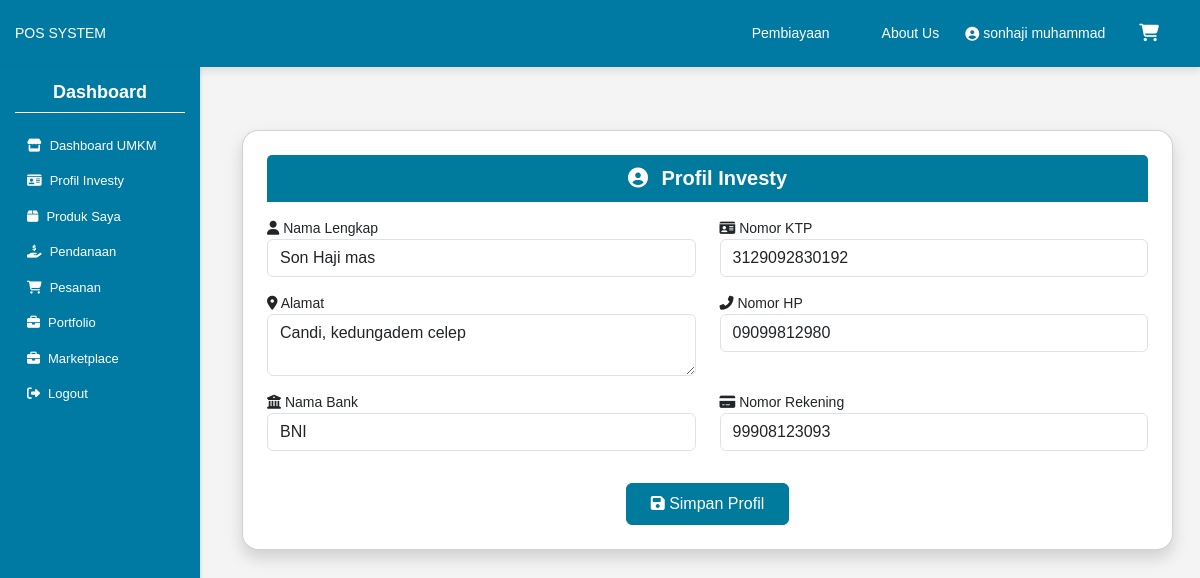
Screenshot of /profil-investy (signed in) with the database file from the repository.
### tables this page shows
CREATE TABLE investy_profiles (
    id INTEGER PRIMARY KEY AUTOINCREMENT,
    user_id INTEGER NOT NULL,
    nama_lengkap TEXT NOT NULL,
    nomor_ktp TEXT NOT NULL,
    nama_bank TEXT NOT NULL,
    nomor_rekening TEXT NOT NULL,
    status_rekening TEXT DEFAULT 'simulasi',  -- nanti bisa 'midtrans'
    created_at DATETIME DEFAULT CURRENT_TIMESTAMP, alamat TEXT, nomor_hp TEXT,
    FOREIGN KEY (user_id) REFERENCES users(id)
);

### hello.py (the view, shortened to what this page needs)
@app.route('/profil-investy', methods=['GET', 'POST'])
def profil_investy():
    user_id = session.get('user_id')
    if not user_id:
        flash("Session pengguna tidak ditemukan. Silakan login ulang.", "danger")
        return redirect(url_for('login'))
    conn = get_db_connection()
    cursor = conn.cursor()
    try:
        profil = cursor.execute('SELECT * FROM investy_profiles WHERE user_id = ?', (user_id,)).fetchone()
        return render_template('profil_investy.html', profil=profil)
    finally:
        conn.close()

### database.py (called while the page is built)
def get_db_connection():
    conn = sqlite3.connect(DATABASE_NAME)
    conn.row_factory = sqlite3.Row  # Mengembalikan hasil dalam bentuk dictionary
    return conn

### templates/profil_investy.html (shortened to what this page needs)
{% extends 'dashboard.html' %}
{% block content %}
<body>
<div class="container mt-5">
    <div class="card shadow rounded-4 p-4">
        <div class="card-header bg-primary text-white text-center fw-bold fs-5">
            <i class="fas fa-user-circle me-2"></i> Profil Investy
          </div>
        <form method="POST">
            <div class="row mt-3">
                <div class="col-md-6 mb-3">
                    <label><i class="fas fa-user"></i> Nama Lengkap</label>
                    <input type="text" class="form-control" name="nama_lengkap" value="{{ profil['nama_lengkap'] if profil else '' }}">
                </div>
                <div class="col-md-6 mb-3">
                    <label><i class="fas fa-id-card"></i> Nomor KTP</label>
                    <input type="text" class="form-control" name="nomor_ktp" value="{{ profil['nomor_ktp'] if profil else '' }}">
                </div>
                <div class="col-md-6 mb-3">
                    <label><i class="fas fa-map-marker-alt"></i> Alamat</label>
                    <textarea class="form-control" name="alamat">{{ profil['alamat'] if profil else '' }}</textarea>
                </div>
                <div class="col-md-6 mb-3">
                    <label><i class="fas fa-phone-alt"></i> Nomor HP</label>
                    <input type="text" class="form-control" name="nomor_hp" value="{{ profil['nomor_hp'] if profil else '' }}">
                </div>
                <div class="col-md-6 mb-3">
                    <label><i class="fas fa-university"></i> Nama Bank</label>
                    <input type="text" class="form-control" name="nama_bank" value="{{ profil['nama_bank'] if profil else '' }}">
                </div>
                <div class="col-md-6 mb-3">
                    <label><i class="fas fa-credit-card"></i> Nomor Rekening</label>
                    <input type="text" class="form-control" name="nomor_rekening" value="{{ profil['nomor_rekening'] if profil else '' }}">
                </div>
            </div>
            <div class="text-center">
                <button type="submit" class="btn btn-primary px-4 py-2 mt-3"><i class="fas fa-save"></i> Simpan Profil</button>
            </div>
        </form>
    </div>
</div>
</body>
{% endblock %}

### static/css/dashboard.css (style rules this page uses)
body { font-family: 'Poppins', Arial, sans-serif; font-size: 14px; margin: 0; padding: 0; box-sizing: border-box; background-color: #f4f4f4; }
.card { border-radius: 12px; box-shadow: 0 4px 12px rgba(0, 0, 0, 0.05); padding: 15px; background-color: white; margin-bottom: 20px; transition: all 0.3s ease; }

### rows the page displays
investy_profiles: nama_lengkap "Son Haji mas", nomor_ktp "3129092830192", alamat "Candi, kedungadem celep", nomor_hp "09099812980", nama_bank "BNI", nomor_rekening "99908123093"

### other values shown
{{ session['fullname'] }} "sonhaji muhammad"
